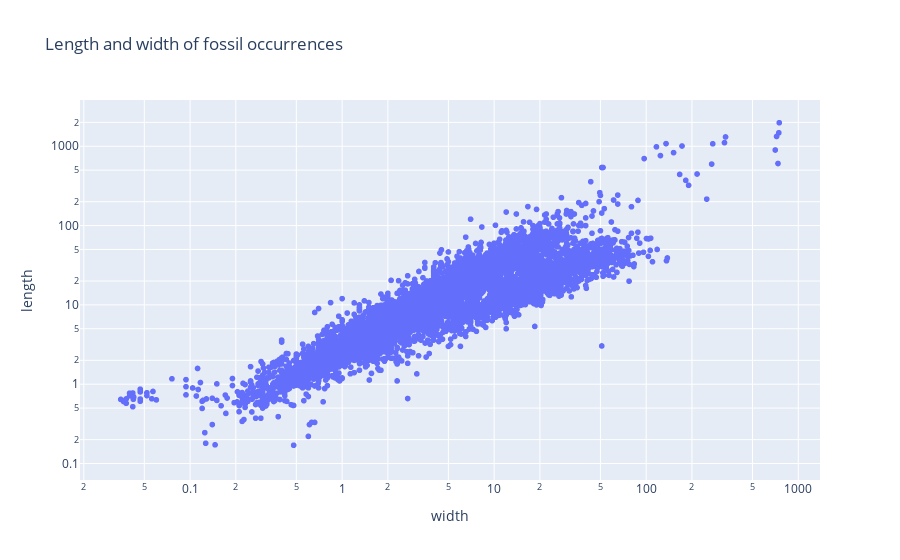

The cell this chart's notebook holds for it:
### Markdown cell above
Since my dataset is quite large, I'm going to use a logarithmic scale to visualise it in a more compact way.

### Code cell
import plotly.express as px
fig = px.scatter(pivot, x="width", y="length", title="Length and width of fossil occurrences", log_x=True, log_y = True)
fig.show()

### Figure 1 — Plotly figure (JSON) as saved in the notebook; plotly's stock layout.template omitted (floating-point values rounded to 4 significant figures; data arrays with more than 128 entries replaced by an {"elided": "..."} marker saying what was removed)
{"data": [{"hovertemplate": "width=%{x}<br>length=%{y}<extra></extra>", "legendgroup": "", "marker": {"color": "#636efa", "symbol": "circle"}, "mode": "markers", "name": "", "showlegend": false, "type": "scattergl", "x": {"elided": "16267 float values"}, "xaxis": "x", "y": {"elided": "16267 float values"}, "yaxis": "y"}], "layout": {"legend": {"tracegroupgap": 0}, "title": {"text": "Length and width of fossil occurrences"}, "xaxis": {"anchor": "y", "domain": [0, 1], "title": {"text": "width"}, "type": "log"}, "yaxis": {"anchor": "x", "domain": [0, 1], "title": {"text": "length"}, "type": "log"}}}
